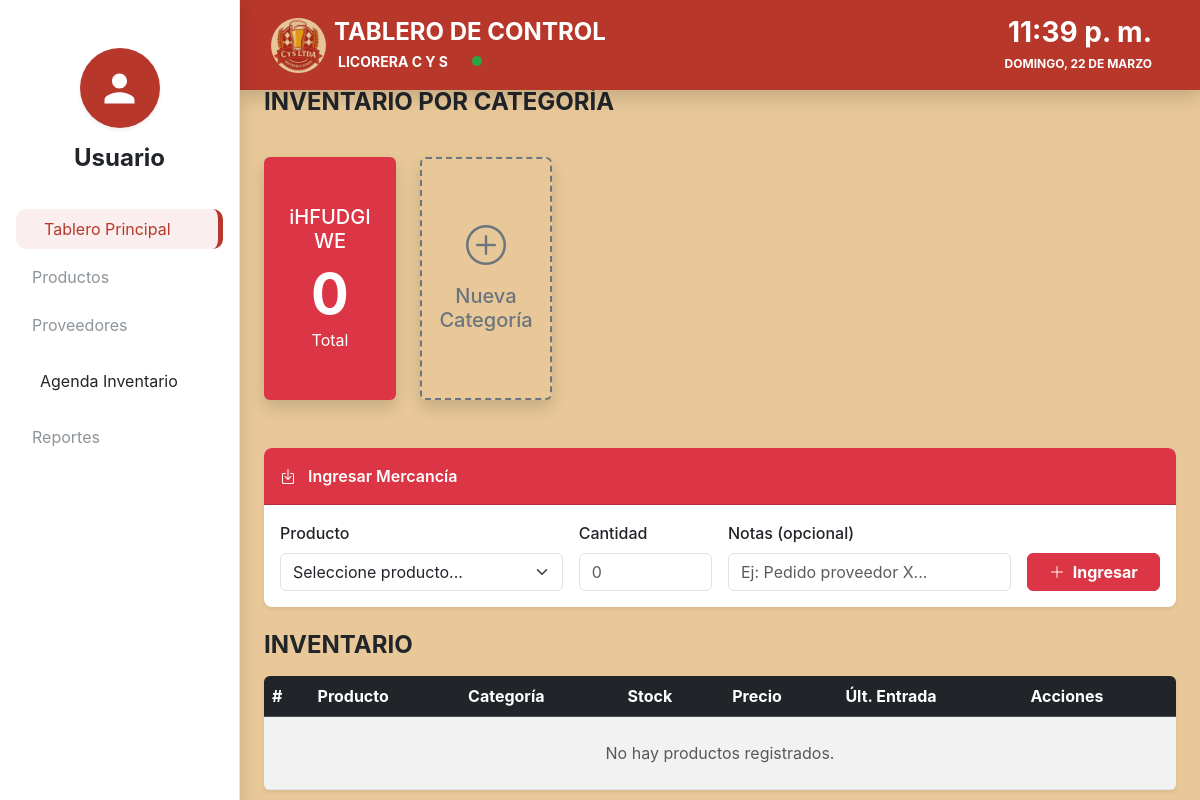
The app's page /producto/, older data.
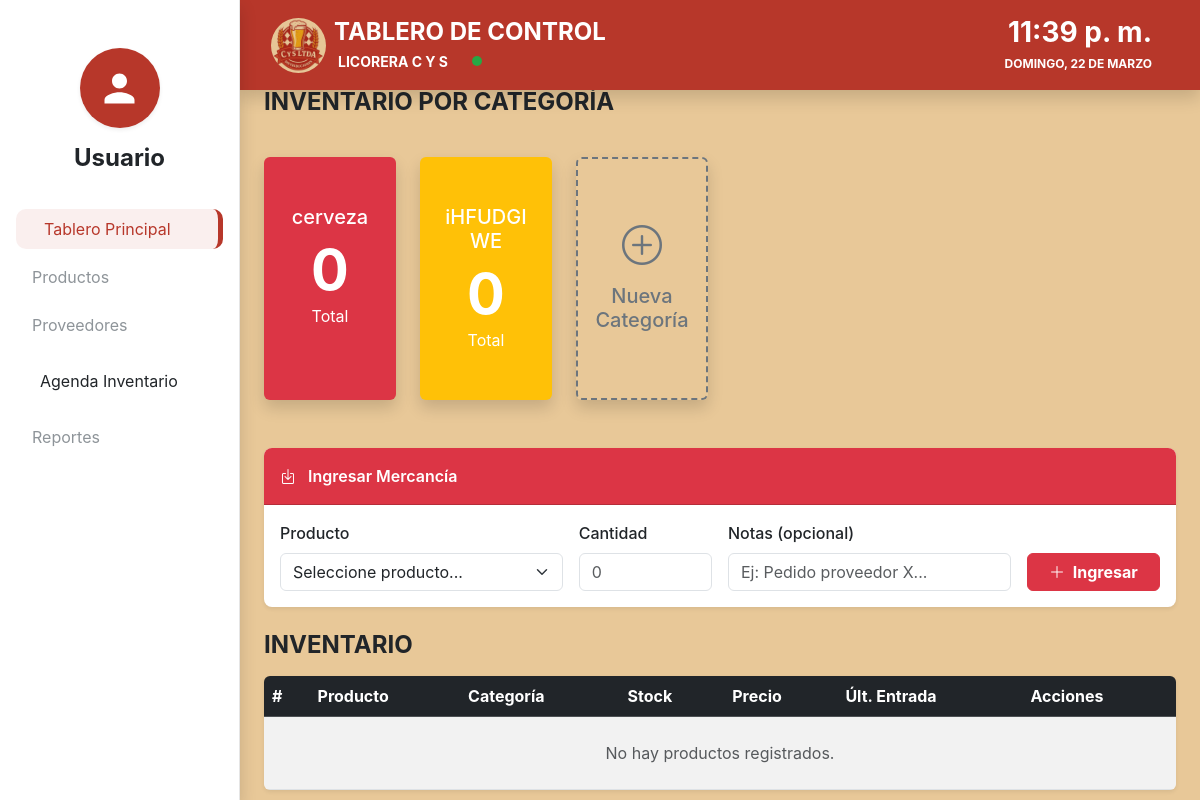
The same page, newer data.
### producto/models.py (models this page shows)
class Categoria(models.Model):
    codigo      = models.CharField(max_length=20, unique=True)
    nombre      = models.CharField(max_length=100)
    descripcion = models.TextField(blank=True, null=True)
    class Meta:
        verbose_name        = "Categoría"
        verbose_name_plural = "Categorías"
        ordering            = ["nombre"]
    def __str__(self):
        return self.nombre

### producto/views.py (the view, shortened to what this page needs)
# urls.py: path("", views.producto_lista, name="producto_lista"),
def producto_lista(request):
    form = ProductoForm()
    categorias = Categoria.objects.all()
    resumen_categorias = []
    for cat in categorias:
        resumen_categorias.append({
            "nombre": cat.nombre,
            "total":  cat.productos.count(),
        })
    stock_critico = Producto.objects.filter(cantidad_disponible__lte=5)
    productos = Producto.objects.select_related("categoria").all()
    context = {
        "form":               form,
        "productos":          productos,
        "resumen_categorias": resumen_categorias,
        "stock_critico":      stock_critico,
    }
    return render(request, "producto.html", context)

### producto/templates/producto.html (shortened to what the changed rows need)
  {% extends 'base.html' %}
  {% load static %}
  {% block content %}
  <div class="container-fluid px-4">
    <div class="row justify-content-center">
    <section class="col-12">
      <div class="row g-4 mb-5">
        {% for cat in resumen_categorias %}
          <div class="col-6 col-md-4 col-lg-2">
            <div class="card text-white text-center shadow border-0 h-100 {% cycle 'bg-danger' 'bg-warning' 'bg-warning bg-opacity-75' 'bg-danger' %}">
              <div class="card-body py-5">
                <h5 class="card-title">{{ cat.nombre }}</h5>
                <h1 class="display-4 fw-bold mb-0">{{ cat.total }}</h1>
                <p class="card-text">Total</p>
              </div>
            </div>
          </div>
        {% empty %}
          <p class="text-muted">No hay categorías registradas.</p>
        {% endfor %}
      </div>
    </section>
    <section class="col-12">
      <div class="table-responsive shadow-sm rounded overflow-hidden">
        <table class="table table-hover table-striped align-middle mb-0">
          <thead class="table-dark">
            <tr>
              <th scope="col">#</th>
              <th scope="col">Producto</th>
              <th scope="col">Categoría</th>
              <th scope="col">Stock</th>
              <th scope="col">Precio</th>
              <th scope="col">Últ. Entrada</th>
              <th scope="col">Acciones</th>
            </tr>
          </thead>
        </table>
      </div>
    </section>
  </div>
</div>
{% endblock %}

Row changes from the older to the newer data that the page shows:
added Categoria: nombre "cerveza"
Text that changed along with them:
new list line: "0 Total"
